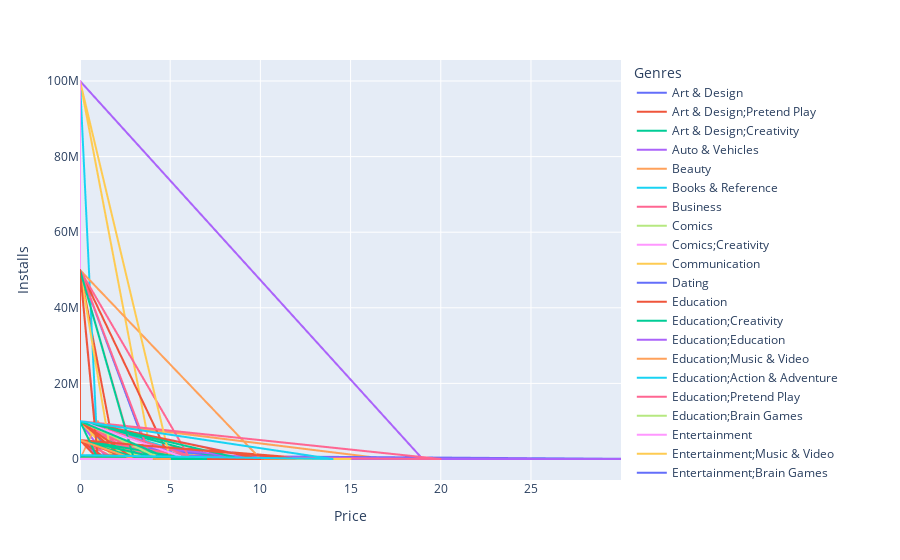

Notebook code for this chart:
### Code cell
#Prepare the plot
# suppose we want to know the relationship between Installs and category

fig=px.line(inp1,x='Price',y='Installs',color='Genres')
fig.show()
